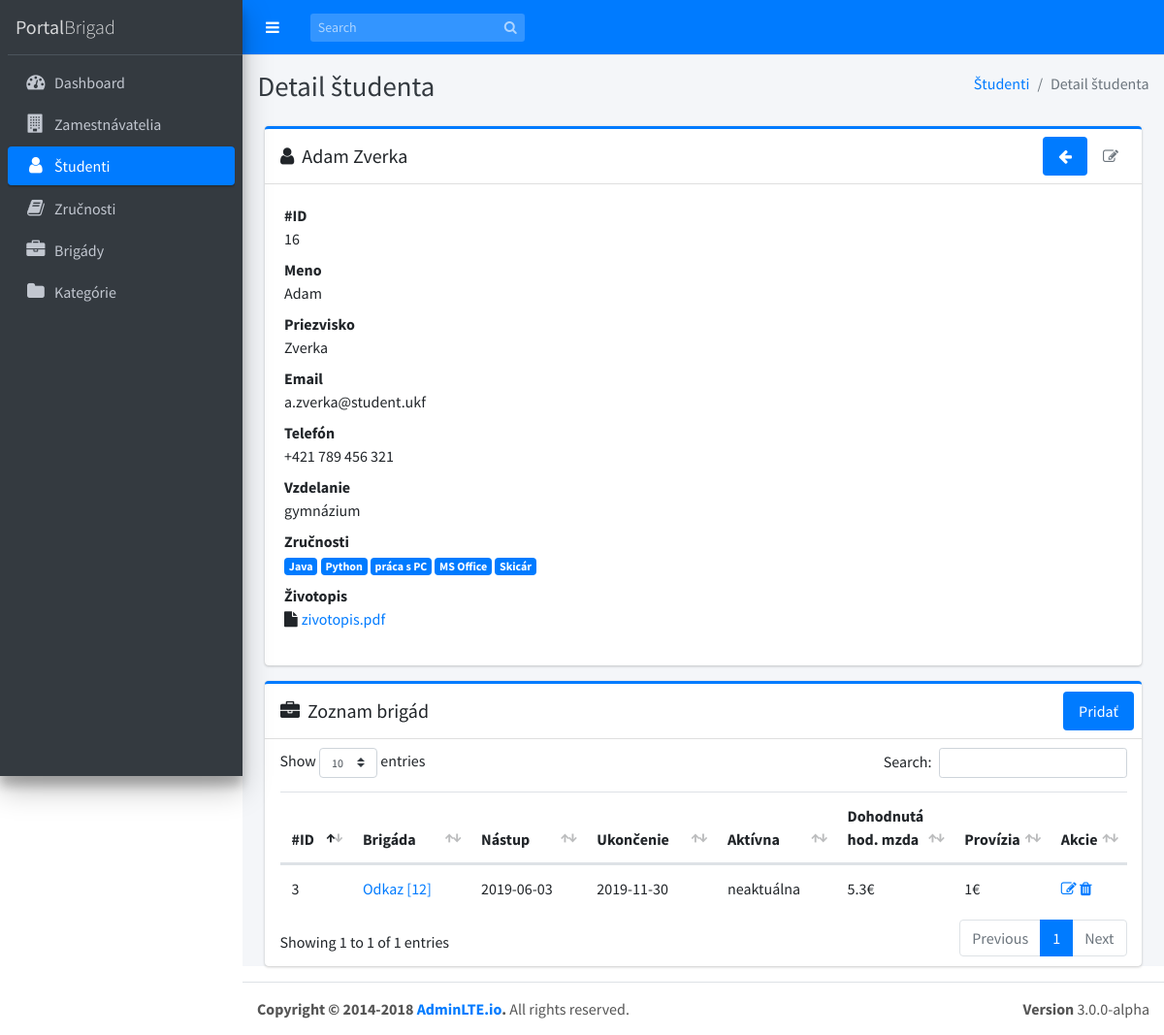
Screenshot of /studenti/view/16 with the database file from the repository.
### tables this page shows
CREATE TABLE `studenti` (
  `idstudenti` int(11) NOT NULL,
  `meno` varchar(20) NOT NULL,
  `priezvisko` varchar(20) NOT NULL,
  `email` varchar(30) NOT NULL,
  `telefon` varchar(16) NOT NULL,
  `vzdelanie` varchar(30) NOT NULL,
  `zivotopis` varchar(255) DEFAULT NULL
);

CREATE TABLE `zrucnosti` (
  `idzrucnosti` int(11) NOT NULL,
  `zrucnost` varchar(25) NOT NULL
);

CREATE TABLE `brigady_has_studenti` (
  `id` int(11) NOT NULL,
  `idbrigady` int(11) NOT NULL,
  `idstudenti` int(11) NOT NULL,
  `nastup` date DEFAULT NULL,
  `ukoncenie` date DEFAULT NULL,
  `aktivna` tinyint(1) NOT NULL,
  `doh_hod_mzda` double NOT NULL,
  `provizia` double NOT NULL
);

### application/controllers/Studenti.php (called while the page is built, shortened)
<?php
class Studenti extends CI_Controller
{
  function __construct()
  {
    $this->load->helper('form');
    $this->load->helper('url');
    $this->load->library('form_validation');
    $this->load->model('Student_model');
    $this->load->model('Brigada_student_model');
    $this->load->library('pagination');
  }
  public function view($id)
  {
    $data = array();
    if (!empty($id)) {
      $data['student'] = $this->Student_model->getRows($id);
      $data['zrucnosti'] = $this->Student_model->getZrucnosti($id)->result();
      $data['title'] = $data['student']['meno'] . ' ' . $data['student']['priezvisko'] . ' | PortalBrigad';
      $data['brigady'] = $this->Brigada_student_model->getBrigadyStudenta($id);
      $this->load->view('templates/header', $data);
      $this->load->view('templates/menu');
      $this->load->view('studenti/view', $data);
      $this->load->view('templates/footer');
    } else {
      redirect('/studenti');
    }
  }
}

### index.php (called while the page is built, shortened)
<?php
require_once BASEPATH.'core/CodeIgniter.php';

### application/models/Student_model.php (called while the page is built, shortened)
<?php defined('BASEPATH') or exit('No direct script access allowed');
class Student_model extends CI_Model
{
  function getRows($id = "")
  {
    if (!empty($id)) {
      $query = $this->db->get_where('studenti', array('idstudenti' => $id));
      return $query->row_array();
    } else {
      $query = $this->db->get('studenti');
      return $query->result_array();
    }
  }
  public function getZrucnosti($id = "")
  {
    if (!empty($id)) {
      $this->db->select('zrucnost');
      $this->db->from('zrucnosti');
      $this->db->join('studenti_has_zrucnosti', 'studenti_has_zrucnosti.zrucnosti_idzrucnosti = idzrucnosti', 'inner');
      $this->db->join('studenti', 'studenti_has_zrucnosti.studenti_idstudenti = studenti.idstudenti', 'inner');
      $this->db->where('studenti.idstudenti = ' . $id);
      $query = $this->db->get();
      return $query;
    } else {
      $this->load->model('zrucnost_model', 'zrucnosti');
      return $this->zrucnosti->getRows();
    }
  }
}

### application/models/Brigada_student_model.php (called while the page is built, shortened)
<?php defined('BASEPATH') or exit('No direct script access allowed');
class Brigada_student_model extends CI_Model
{
  public function getBrigadyStudenta($id)
  {
    if (!empty($id)) {
      $query = $this->db->get_where('brigady_has_studenti', array('idstudenti' => $id));
      return $query->result_array();
    } else {
      return false;
    }
  }
}

### application/views/studenti/view.php (the view, shortened to what this page needs)
<div class="content-wrapper">
  <div class="content-header">
    <div class="container-fluid">
      <div class="row mb-2">
        <div class="col-sm-6">
          <h1 class="m-0 text-dark">Detail študenta</h1>
        </div>
        <div class="col-sm-6">
          <ol class="breadcrumb float-sm-right">
            <li class="breadcrumb-item"><a href="<?php echo site_url('studenti/'); ?>">Študenti</a></li>
            <li class="breadcrumb-item active">Detail študenta</li>
          </ol>
        </div>
      </div>
    </div>
  </div>
  <section class="content">
    <div class="container-fluid">
      <section class="col-md-12">
        <div class="card card-primary card-outline">
          <div class="card-header d-flex p-0">
            <h3 class="card-title p-3">
              <i class="fa fa-user mr-1"></i>
              <?php echo !empty($student['meno']) && !empty($student['priezvisko']) ? $student['meno'] . ' ' . $student['priezvisko'] : 'Žiadne meno'; ?>
            </h3>
            <ul class="nav nav-pills ml-auto p-2">
              <li class="nav-item"><a class="nav-link active" href="<?php echo site_url('studenti/') ?>"><i class="fa fa-arrow-left"></i></a></li>
              <li class="nav-item"><a class="nav-link" href="<?php echo site_url('studenti/edit/' . $student['idstudenti']); ?>"><i class="fa fa-edit"></i></a></li>
            </ul>
          </div>
          <div class="card-body">
            <dl>
              <dt>#ID</dt>
              <dd><?php echo !empty($student['idstudenti']) ? $student['idstudenti'] : ''; ?></dd>
              <dt>Meno</dt>
              <dd><?php echo !empty($student['meno']) ? $student['meno'] : ''; ?></dd>
              <dt>Priezvisko</dt>
              <dd><?php echo !empty($student['priezvisko']) ? $student['priezvisko'] : ''; ?></dd>
              <dt>Email</dt>
              <dd><?php echo !empty($student['email']) ? $student['email'] : ''; ?></dd>
              <dt>Telefón</dt>
              <dd><?php echo !empty($student['telefon']) ? $student['telefon'] : ''; ?></dd>
              <dt>Vzdelanie</dt>
              <dd><?php echo !empty($student['vzdelanie']) ? $student['vzdelanie'] : ''; ?></dd>
              <dt>Zručnosti</dt>
              <dd>
                <?php if (!empty($zrucnosti)) : foreach ($zrucnosti as $zrucnost) : ?>
                    <span class="badge badge-primary"><?php echo $zrucnost->zrucnost; ?></span>
                  <?php endforeach;
              else : ?>
                  <p>Žiadne zručnosti</p>
                <?php endif; ?></dd>
              <dt>Životopis</dt>
              <dd><?php echo !empty($student['zivotopis']) ? '<i class="fa fa-file mr-1"></i><a href="?file=' . $student['zivotopis'] . '">' . $student['zivotopis'] . '</a>' : '<i class="fa fa-file-pdf"></i>Žiadny životopis'; ?></dd>
            </dl>
          </div>
        </div>
        <div class="card card-primary card-outline">
          <div class="card-header d-flex p-0">
            <h3 class="card-title p-3">
              <i class="fa fa-briefcase mr-1"></i>
              Zoznam brigád
            </h3>
            <ul class="nav nav-pills ml-auto p-2">
              <li class="nav-item">
                <a href="<?php echo site_url('brigady/addbrigada/'); ?>" class="nav-link active">Pridať</a>
              </li>
            </ul>
          </div>
          <div class="card-body table-responsive p-2">
            <div id="brigadyStudentTable_wrapper" class="dataTables_wrapper container-fluid dt-bootstrap4">
              <div class="row">
                <div class="col-sm-12"></div>
              </div>
              <div class="row">
                <div class="col-sm-12">
                  <table id="brigadyStudentTable" class="table table-hover dataTable">
                    <thead>
                      <tr>
                        <th width="10%">#ID</th>
                        <th width="19%">Brigáda</th>
                        <th width="19%">Nástup</th>
                        <th width="19%">Ukončenie</th>
                        <th width="19%">Aktívna</th>
                        <th width="12%">Dohodnutá hod. mzda</th>
                        <th width="19%">Provízia</th>
                        <th width="19%">Akcie</th>
                      </tr>
                    </thead>
                    <tbody id="userData">
                      <?php if (!empty($brigady)) : foreach ($brigady as $brigada) : ?>
                          <tr>
                            <td><?php echo $brigada['id']; ?></td>
                            <td><a href="<?php echo site_url('brigady/view/' . $brigada['idbrigady']); ?>">Odkaz [<?php echo $brigada['idbrigady']; ?>]</a></td>
                            <td><?php echo !empty($brigada['nastup']) ? $brigada['nastup'] : '-'; ?></td>
                            <td><?php echo !empty($brigada['ukoncenie']) ? $brigada['ukoncenie'] : '-'; ?></td>
                            <td><?php if ($brigada['aktivna'] == 1) {
                                  echo 'aktuálna';
                                } else {
                                  echo 'neaktuálna';
                                } ?>
                            </td>
                            <td><?php echo $brigada['doh_hod_mzda'] . '€'; ?></td>
                            <td><?php echo $brigada['provizia'] . '€'; ?></td>
                            <td>
                              <a href="<?php echo site_url('brigady/editbrigada/' . $brigada['id']); ?>" class="fa fa-edit"></a>
                              <a href="<?php echo site_url('brigady/deletebrigada/' . $brigada['id']); ?>" data-href="<?php echo site_url('brigady/deletebrigada/' . $brigada['id']); ?>" class="fa fa-trash" data-toggle="modal" data-target="#deleteModal"></a>
                            </td>
                          </tr>
                        <?php endforeach;
                    else : ?>
                        <tr>
                          <td colspan="4">Žiadne brigády</td>
                        </tr>
                      <?php endif; ?>
                    </tbody>
                  </table>
                </div>
              </div>
            </div>
          </div>
        </div>
    </div>
</div>

### rows the page displays
studenti: meno "Adam", priezvisko "Zverka", idstudenti "16", email "a.zverka@student.ukf", telefon "+421 789 456 321", vzdelanie "gymnázium", zivotopis "zivotopis.pdf"
zrucnosti: zrucnost "Java"
zrucnosti: zrucnost "Python"
zrucnosti: zrucnost "práca s PC"
zrucnosti: zrucnost "MS Office"
zrucnosti: zrucnost "Skicár"
brigady_has_studenti: id "3", idbrigady "12", nastup "2019-06-03", ukoncenie "2019-11-30", aktivna "neaktuálna", doh_hod_mzda "5.3", provizia "1"
